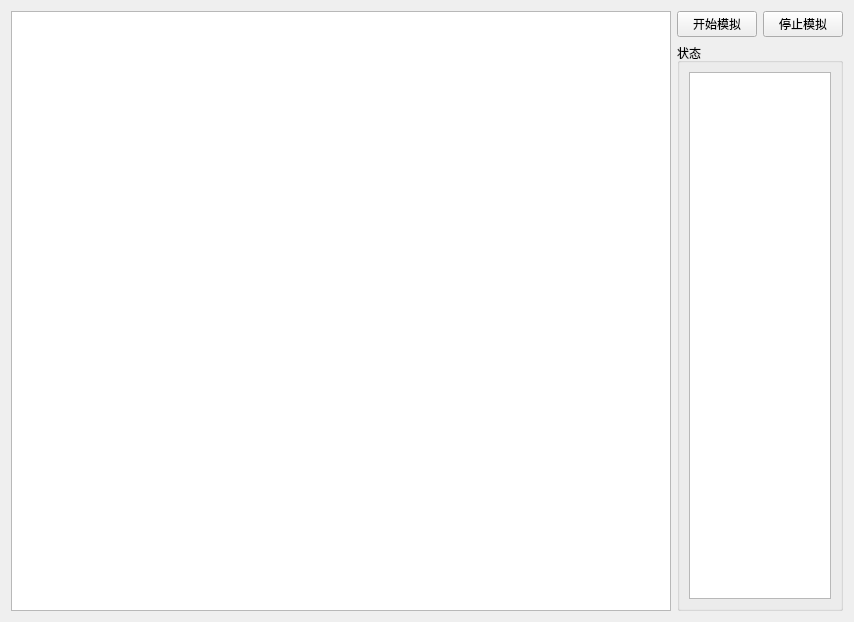
<?xml version="1.0" encoding="UTF-8"?>
<ui version="4.0">
 <class>MainForm</class>
 <widget class="QWidget" name="MainForm">
  <property name="geometry">
   <rect>
    <x>0</x>
    <y>0</y>
    <width>844</width>
    <height>618</height>
   </rect>
  </property>
  <property name="windowTitle">
   <string>外卖订单派送模拟</string>
  </property>
  <layout class="QHBoxLayout" name="horizontalLayout">
   <item>
    <widget class="QGraphicsView" name="g_view">
     <property name="sizePolicy">
      <sizepolicy hsizetype="Fixed" vsizetype="Fixed">
       <horstretch>0</horstretch>
       <verstretch>0</verstretch>
      </sizepolicy>
     </property>
     <property name="minimumSize">
      <size>
       <width>660</width>
       <height>600</height>
      </size>
     </property>
     <property name="maximumSize">
      <size>
       <width>600</width>
       <height>600</height>
      </size>
     </property>
     <property name="mouseTracking">
      <bool>true</bool>
     </property>
    </widget>
   </item>
   <item>
    <layout class="QVBoxLayout" name="verticalLayout_2">
     <item>
      <layout class="QGridLayout" name="gridLayout">
       <item row="0" column="0">
        <widget class="QPushButton" name="btn_start">
         <property name="text">
          <string>开始模拟</string>
         </property>
        </widget>
       </item>
       <item row="0" column="1">
        <widget class="QPushButton" name="btn_end">
         <property name="text">
          <string>停止模拟</string>
         </property>
        </widget>
       </item>
      </layout>
     </item>
     <item>
      <widget class="QGroupBox" name="groupBox">
       <property name="title">
        <string>状态</string>
       </property>
       <layout class="QVBoxLayout" name="verticalLayout">
        <item>
         <widget class="QTextBrowser" name="txt_status"/>
        </item>
       </layout>
      </widget>
     </item>
    </layout>
   </item>
  </layout>
 </widget>
 <resources/>
 <connections/>
</ui>
